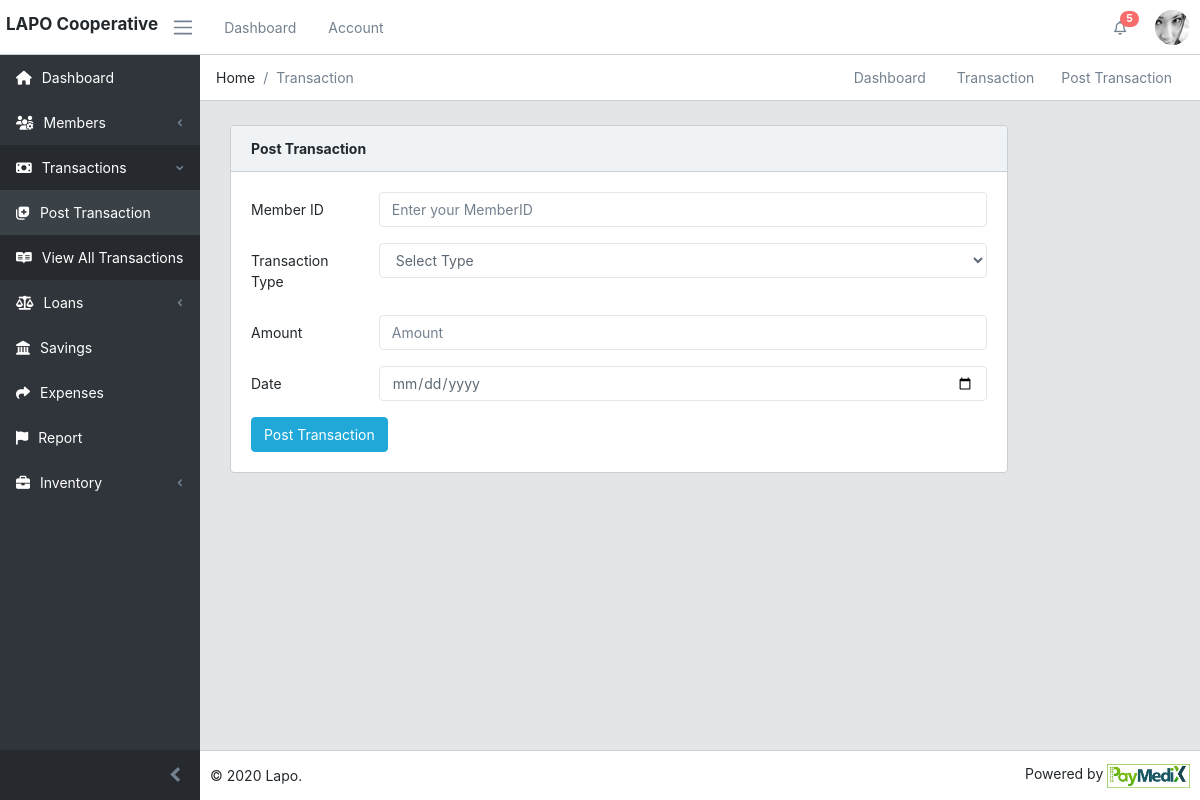
The page /transaction-post.php?MID=B86478689 on the database as committed earlier.
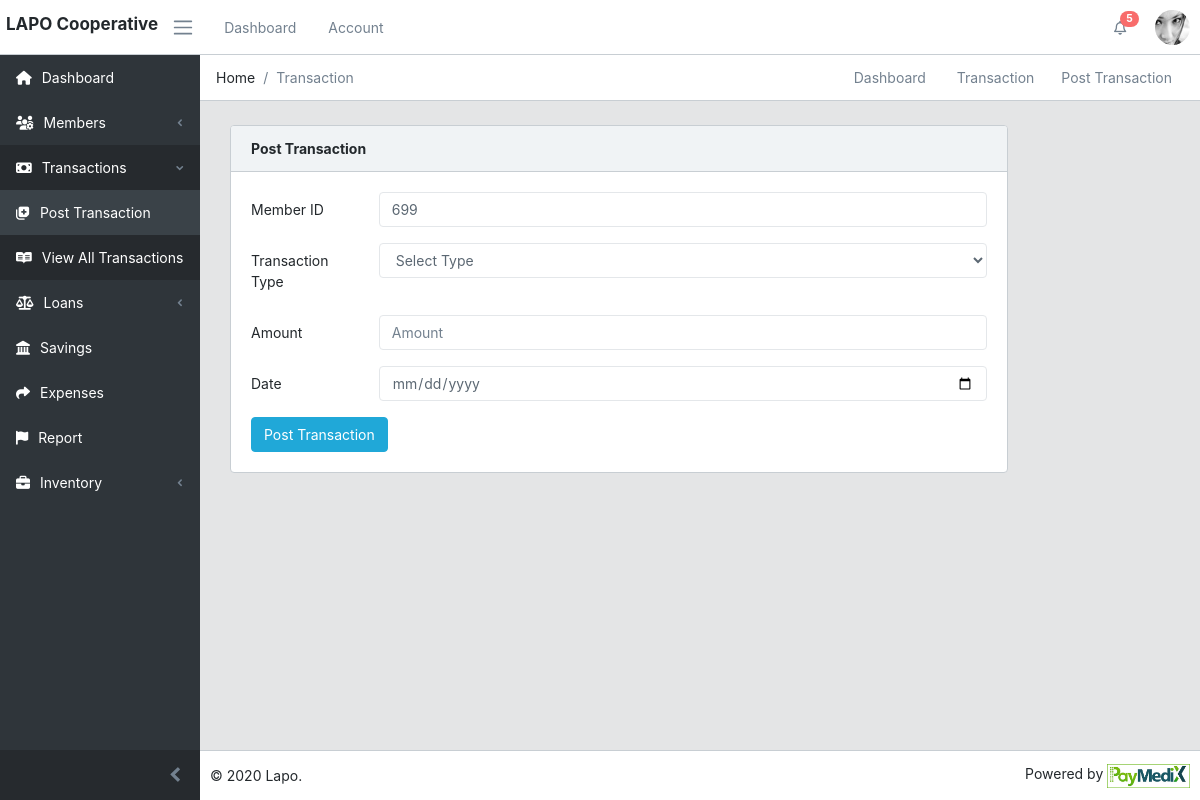
The same page on the database as committed later.
### tables this page shows
CREATE TABLE IF NOT EXISTS `user` (
  `ID` int(11) NOT NULL AUTO_INCREMENT,
  `BIND` char(50) DEFAULT NULL,
  `DOE` timestamp NULL DEFAULT CURRENT_TIMESTAMP,
  `MemberID` char(50) DEFAULT NULL,
  `Username` char(50) DEFAULT NULL,
  `Password` char(50) DEFAULT NULL,
  `Status` tinyint(4) DEFAULT '1',
  `Type` tinyint(4) DEFAULT '1',
  `FirstName` char(50) DEFAULT NULL,
  `LastName` char(50) DEFAULT NULL,
  `Email` char(50) DEFAULT NULL,
  `Phone` char(50) DEFAULT NULL,
  `Gender` char(50) DEFAULT NULL,
  `DoB` date DEFAULT NULL,
  `Savings` bigint(20) DEFAULT '0',
  `Loans` bigint(20) DEFAULT '0',
  PRIMARY KEY (`ID`),
  KEY `BIND` (`BIND`)
);

### go.php (called while the page is built, shortened)
<?php
$app = new App();
$MID = ''; $MemberID = '';
if(oMethod::isGet('MID')){
	$MID = oData::oRead('MID', 'oGET');
} elseif(oMethod::isPost('MID')){
	$MID = oData::oRead('MID', 'oPOST');
}
if(!empty($MID)){
	$Member = $app->member($MID, 'BIND', 'MemberID');
	if(!empty($Member['MemberID'])){$MemberID = $Member['MemberID'];}
}
?>

### zenq/libry/data.php (called while the page is built, shortened)
<?php
class oData {
	public static function oRead($input, $data){
		if($data == 'oGET' && isset($_GET)){$data = $_GET;}
		elseif($data == 'oPOST' && isset($_POST)){$data = $_POST;}
		if(is_array($data)){
			if(!empty($data[$input])){return $data[$input];}
			elseif(isset($data[$input])){return '';}
		}
		return FALSE;
	}
}
?>

### zenq/app.php (called while the page is built, shortened)
<?php
class App {
	public static function member($value, $filter='BIND', $return='*'){
		$sql = "SELECT {$return} FROM `user` WHERE `{$filter}` = '{$value}' LIMIT 1";
		$rez = oSQL::run($sql);
		if(empty($rez['errNo']) && $rez['numRows'] > 0){
			$record = $rez['result']->fetch_all(MYSQLI_ASSOC);
			return $record[0];
		}
	}
}
?>

### zenq/libry/database.php (called while the page is built, shortened)
<?php
$oDatabase = new oDatabase;
class oSQL {
	public static function run($sql){
		global $oDatabase;
		$rez['result'] = $oDatabase->query($sql);
		if(!empty($oDatabase->error)){
			$rez['errMsg'] = $oDatabase->error;
			$rez['errNo'] = $oDatabase->errno;
		}
		else {
			$rez['affectedRows'] = $oDatabase->affected_rows;
			if(is_object($rez['result'])){
				$rez['numRows'] = $rez['result']->num_rows;
			}
		}
		return $rez;
	}
}
?>

### zenq/libry/route.php (called while the page is built, shortened)
<?php
class oRoute {
	public static function getPageName($link){
		if(!empty($link)){
			$rez = $link;
			$rez = parse_url($rez, PHP_URL_PATH);
			$rez = basename($rez);
		}
		$rez = strtolower(str_replace('.php', '', $rez));
		return $rez;
	}
}
?>

### zenq/view/transaction-post.php (the view, shortened to what this page needs)
<main class="main">
	<ol class="breadcrumb">
		<li class="breadcrumb-item">Home</li>
		<li class="breadcrumb-item active">Transaction</li>
		<li class="breadcrumb-menu d-md-down-none">
			<div class="btn-group" role="group" aria-label="Button group">
				<a class="btn" href="#"><i class="icon-speech"></i></a>
				<a class="btn" href="./"><i class="icon-graph"></i>  Dashboard</a>
				<a class="btn" href="./"><i class="icon-graph"></i>  Transaction</a>
				<a class="btn" href="#"><i class="icon-settings"></i> Post Transaction</a>
			</div>
		</li>
	</ol>
	<div class="container-fluid">
		<div class="animated fadeIn">
			<div class="row">
				<div class="col-sm-10">
					<div class="card">
						<div class="card-header">
							<strong>Post Transaction</strong>
						</div>
						<div class="card-body">
							<form name="transactionForm" id="transactionForm"  class="oform" method="POST" action="go.php">
								<div class="form-group row">
									<label for="MemberID" class="col-md-2 col-form-label">Member ID</label>
									<div class="col-md-10">
										<input name="MemberID" id="MemberID" type="text" placeholder="Enter your MemberID" value="<?php echo $MemberID;?>" class="form-control" required>
									</div>
								</div>
								<div class="form-group row">
									<label for="company" class="col-md-2 col-form-label">Transaction Type</label>
									<div class="col-md-10">
										<select name="transactionType" name="transactionType" class="form-control">
											<option>Select Type</option>
										</select>
									</div>
								</div>
								<div class="form-group row">
									<label for="street" class="col-md-2 col-form-label">Amount</label>
									<div class="col-md-10">
										<input class="form-control" id="transactionAmount" name="transactionAmount" type="number" placeholder="Amount">
									</div>
								</div>
								<div class="form-group row">
									<label for="city" class="col-md-2 col-form-label">Date</label>
									<div class="col-md-10">
										<input class="form-control" id="transactionDate" name="transactionDate" type="date" placeholder="date">
									</div>
								</div>
								<input type="submit" name="submit" class="btn btn-primary" value="Post Transaction">
							</div>
						</div>
					</div>
				</div>
			</div>
		</div>
	</main>

Rows that differ between the two databases and show on the page:
added user: MemberID "699"
